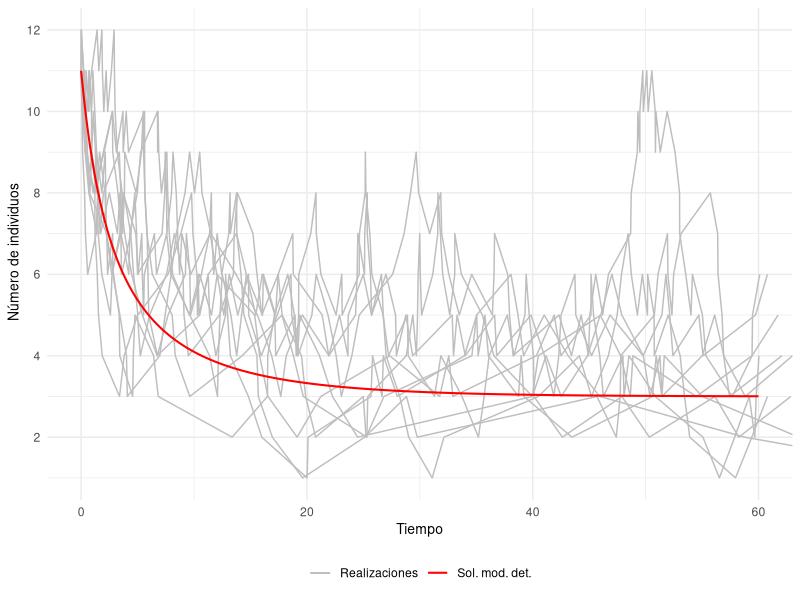

Generate this figure with R:
## ---- chunk 1
# La librería "deSolve" incluye funciones que resuelven ecuaciones diferenciales ordinarias
library("deSolve")
# Usaremos la librería "ggplot2" para imprimir gráficamente los resultados
library("ggplot2")
## ---- chunk 2
tiempo_exponencial <- function(a0){
  r1 <- runif(n=1,min=0,max=1)
  return((1/a0)*log(1/r1))
}
## ---- chunk 3
Logistica_EDO <- function(t,state,parameters){
  with(as.list(c(state, parameters)), { 
    dX <- r * X *(1-X/k)
    list(dX)
  })
}
## ---- chunk 4

Logistica1_Gillespie <- function(r,k,x0,t0,tf){
  
  # Variable espacial que almacena el estado del sistema en tras cada reacción
  x <- x0
  # Variable espacial
  x_actual <- x0
  
  # Controlamos la extinción mediante una variable lógica
  extincion <- FALSE
  
  # Variable temporal
  t <- t0
  # Variable que almacena todos los tiempos de reacción
  t_imprimir <- t0
  
  # Cálculo de las propensidades individuales y de la propensidad total  
  a <- c(r*x_actual,(r*x_actual*(x_actual-1))/k)
  a0 <- sum(a)

  while(t<tf){ 
    
    # Calculamos el siguiente tiempo de reacción
    t <- t+tiempo_exponencial(a0)
    # Almacenamos el siguiente tiempo de reacción
    t_imprimir <- c(t_imprimir, t)
    
    if(t == Inf){
      
      x_actual <- 0
    
    }else{
      
      # Calculamos la siguiente reacción
      r2 <- runif(n=1, min=0, max=1)
      
      if(a[1]>=r2*a0)
        x_actual <- x_actual + 1
      else
        x_actual <- x_actual - 1
      
      # Calculamos las propensidades individuales y la propensidad total
      a <- c(r*x_actual,r*x_actual*(x_actual-1)/k)
      a0 <- sum(a)
    
      }
  
  
    # Almacenamos el estado del sistema
    x <- c(x,x_actual)
  }
  
  
  # Si la población se extingue cambiamos la variable extincion a TRUE
  if(x_actual == 0)
     extincion <- TRUE
  
  datos <- data.frame(t_imprimir=t_imprimir, x_imprimir=x, row.names = NULL)
  
  # Devolvemos una lista que nos indica si se ha extinguido la población 
  # y una base de datos con la evolución temporal del sistema
  return(list(extincion = extincion, datos = datos))
}

## ---- chunk 5
# Consideramos los parámetros adecuados
r <- 0.1
k <- 3
x0 <- 11
t0 <- 0
tf <- 60

# Número de realizaciones a realizar
n_realizaciones <- 10

# Inicializamos el gráfico en el que incluimos cada realización
grafico <- ggplot()

for (i in 1:n_realizaciones) {
  realizacion <- Logistica1_Gillespie(r,k,x0,t0,tf)
  if(realizacion$extincion)
    warning(paste("Extinción de la población en la realización ", i))
  imprimir <- realizacion$datos
  grafico <- grafico + geom_line(data = imprimir, aes(x = t_imprimir, y = x_imprimir, color="Realizaciones"))
}

## ---- chunk 6
int <- 0.05
parameter <- c(r,k)
state <- c(X=x0)
times <- seq(t0,tf,by=int)

# Resolvemos la EDO usando la función ode() de la librería "deSolve"
out <- ode(y=state, times = times, func = Logistica_EDO, parms = parameter)

# Convertimos el resultado de la función a una base de datos para poder representarlo gráficamente
out <- data.frame(out)

# Añadimos la solución de la EDO al gráfico
grafico <- grafico + geom_line(lwd=0.7,data=out,aes(x = time, y = X, color="Sol. mod. det."))

## ---- chunk 7
grafico <- grafico +
   labs(x = "Tiempo", y = " Número de individuos") + 
   theme_minimal() + coord_cartesian(xlim = c(0, 60)) +
   theme(legend.title=element_blank(),legend.position = "bottom",
        axis.title.x = element_text(size = 10),  
        axis.title.y = element_text(size = 10)) +
   scale_color_manual(values = c("Realizaciones"="gray", "Sol. mod. det." = "red"),
                      breaks = c("Realizaciones", "Sol. mod. det.")) + 
   scale_y_continuous(
    breaks = seq(0, 12, by = 2)
  )

print(grafico)
